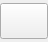
<?xml version="1.0" encoding="UTF-8"?>
<ui version="4.0">
 <class>ExpandableButton</class>
 <widget class="QWidget" name="ExpandableButton">
  <property name="geometry">
   <rect>
    <x>0</x>
    <y>0</y>
    <width>48</width>
    <height>42</height>
   </rect>
  </property>
  <property name="sizePolicy">
   <sizepolicy hsizetype="Expanding" vsizetype="Expanding">
    <horstretch>0</horstretch>
    <verstretch>0</verstretch>
   </sizepolicy>
  </property>
  <property name="minimumSize">
   <size>
    <width>36</width>
    <height>0</height>
   </size>
  </property>
  <property name="windowTitle">
   <string>Form</string>
  </property>
  <layout class="QHBoxLayout" name="horizontalLayout" stretch="0">
   <property name="spacing">
    <number>0</number>
   </property>
   <property name="leftMargin">
    <number>0</number>
   </property>
   <property name="topMargin">
    <number>0</number>
   </property>
   <property name="rightMargin">
    <number>0</number>
   </property>
   <property name="bottomMargin">
    <number>0</number>
   </property>
   <item>
    <widget class="QPushButton" name="pushButton">
     <property name="minimumSize">
      <size>
       <width>36</width>
       <height>36</height>
      </size>
     </property>
     <property name="baseSize">
      <size>
       <width>36</width>
       <height>36</height>
      </size>
     </property>
     <property name="focusPolicy">
      <enum>Qt::NoFocus</enum>
     </property>
     <property name="styleSheet">
      <string notr="true">padding-right:5px;padding-left:5px;</string>
     </property>
     <property name="text">
      <string/>
     </property>
     <property name="iconSize">
      <size>
       <width>32</width>
       <height>32</height>
      </size>
     </property>
     <property name="checkable">
      <bool>true</bool>
     </property>
    </widget>
   </item>
  </layout>
 </widget>
 <resources/>
 <connections/>
</ui>
